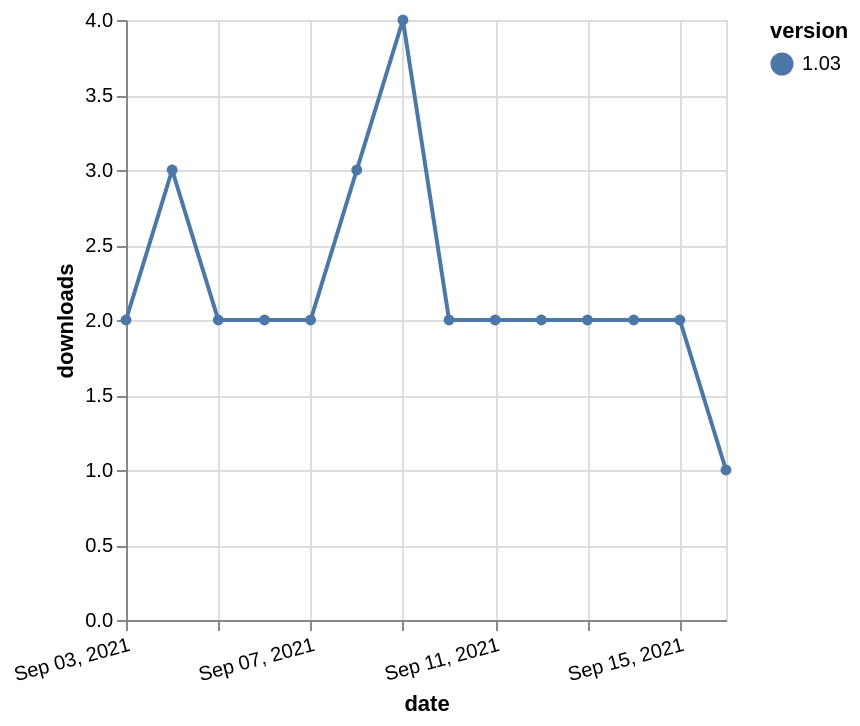

Source (Vega-Lite JSON):
### Vega-Lite specification from a JSON file in a GitHub repository (floating-point values rounded to 4 significant figures)
{"$schema": "https://vega.github.io/schema/vega-lite/v5.json", "description": "A simple bar chart with embedded data.", "data": {"values": [{"date": "2021-09-03", "total": 2757, "delta": 2, "version": "1.03"}, {"date": "2021-09-04", "total": 2760, "delta": 3, "version": "1.03"}, {"date": "2021-09-05", "total": 2762, "delta": 2, "version": "1.03"}, {"date": "2021-09-06", "total": 2764, "delta": 2, "version": "1.03"}, {"date": "2021-09-07", "total": 2766, "delta": 2, "version": "1.03"}, {"date": "2021-09-08", "total": 2769, "delta": 3, "version": "1.03"}, {"date": "2021-09-09", "total": 2773, "delta": 4, "version": "1.03"}, {"date": "2021-09-10", "total": 2775, "delta": 2, "version": "1.03"}, {"date": "2021-09-11", "total": 2777, "delta": 2, "version": "1.03"}, {"date": "2021-09-12", "total": 2779, "delta": 2, "version": "1.03"}, {"date": "2021-09-13", "total": 2781, "delta": 2, "version": "1.03"}, {"date": "2021-09-14", "total": 2783, "delta": 2, "version": "1.03"}, {"date": "2021-09-15", "total": 2785, "delta": 2, "version": "1.03"}, {"date": "2021-09-16", "total": 2786, "delta": 1, "version": "1.03"}]}, "width": "container", "mark": {"type": "line", "point": {"filled": true}}, "encoding": {"x": {"field": "date", "type": "temporal", "timeUnit": "yearmonthdate", "title": "date", "axis": {"labelAngle": -15}}, "y": {"field": "delta", "type": "quantitative", "title": "downloads"}, "color": {"field": "version", "type": "nominal"}, "tooltip": {"field": "delta"}}}
